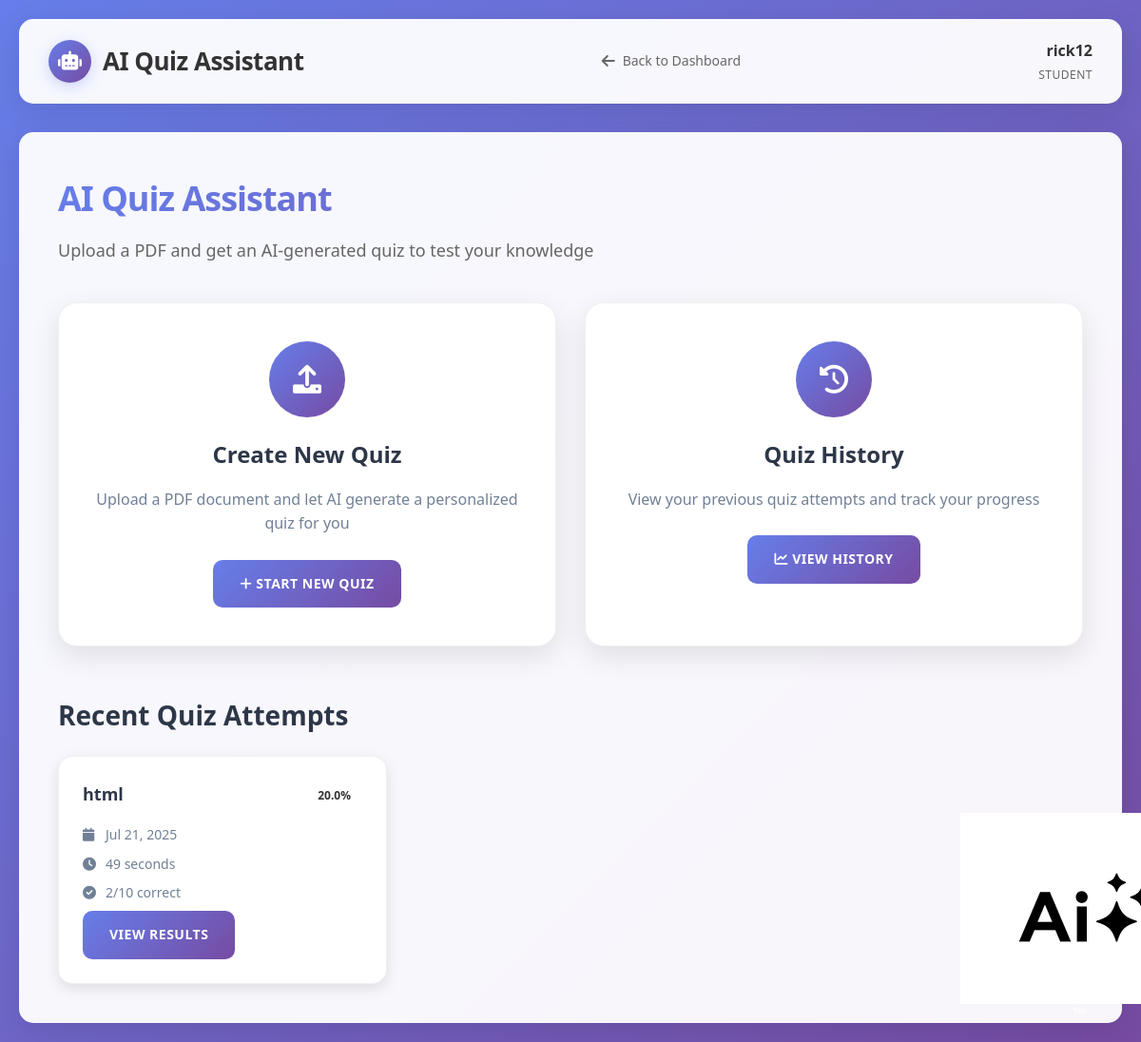
Screenshot of /ai-quiz/ (signed in) with the database file from the repository.
### app/models.py (models this page shows, shortened)
class CustomUser(AbstractUser):
    can_access_math = models.BooleanField(default=False, verbose_name="Can Access Math")
    can_access_physics = models.BooleanField(default=False, verbose_name="Can Access Physics")
    can_access_science = models.BooleanField(default=False, verbose_name="Can Access Science")
    can_access_history = models.BooleanField(default=False, verbose_name="Can Access History")
    is_teacher = models.BooleanField(default=False, verbose_name="Teacher Status")
    phone_number = models.CharField(max_length=15, blank=True, null=True)
    date_of_birth = models.DateField(blank=True, null=True)
    class Meta:
        verbose_name = "User"
        verbose_name_plural = "Users"

class QuizAttempt(models.Model):
    quiz = models.ForeignKey(Quiz, on_delete=models.CASCADE)
    student = models.ForeignKey(CustomUser, on_delete=models.CASCADE)
    answers = models.TextField()  # Store JSON of user answers
    score = models.FloatField(default=0.0)
    total_questions = models.IntegerField(default=0)
    correct_answers = models.IntegerField(default=0)
    completed_at = models.DateTimeField(auto_now_add=True)
    time_taken = models.IntegerField(default=0)  # in seconds
    def calculate_percentage(self):
        if self.total_questions > 0:
            return round((self.correct_answers / self.total_questions) * 100, 1)
        return 0

class Quiz(models.Model):
    title = models.CharField(max_length=200)
    student = models.ForeignKey(CustomUser, on_delete=models.CASCADE, limit_choices_to={'is_teacher': False})
    pdf_content = models.TextField()  # Store extracted PDF text
    questions_data = models.TextField()  # Store JSON of questions and answers
    total_questions = models.IntegerField(default=0)
    created_at = models.DateTimeField(auto_now_add=True)
    is_completed = models.BooleanField(default=False)

### app/views.py (the view)
# urls.py: path('ai-quiz/', views.ai_quiz_home, name='ai_quiz_home'),
@login_required(login_url='login')
def ai_quiz_home(request):
    if request.user.is_teacher:
        messages.error(request, 'This feature is only available for students.')
        return redirect('teacher_dashboard')
    recent_quizzes = Quiz.objects.filter(student=request.user).order_by('-created_at')[:5]
    recent_attempts = QuizAttempt.objects.filter(student=request.user).order_by('-completed_at')[:5]
    context = {
        'recent_quizzes': recent_quizzes,
        'recent_attempts': recent_attempts,
    }
    return render(request, 'ai_quiz/quiz_home.html', context)

### templates/ai_quiz/quiz_home.html (shortened to what this page needs)
{% load static %}
<!DOCTYPE html>
<html lang="en">
<head>
    <link rel="stylesheet" href="{% static 'css/dashboard.css' %}">
    <link rel="stylesheet" href="{% static 'css/ai_quiz.css' %}">
    <link href="https://cdnjs.cloudflare.com/ajax/libs/font-awesome/6.0.0/css/all.min.css" rel="stylesheet">
</head>
<body>
    <div class="container">
        <header class="header">
            <div class="header-content">
                <div class="logo">
                    <div class="logo-icon">
                        <i class="fas fa-robot"></i>
                    </div>
                    <span class="logo-text">AI Quiz Assistant</span>
                </div>
                <nav class="nav">
                    <a href="{% url 'dashboard' %}" class="nav-item">
                        <i class="fas fa-arrow-left"></i>
                        Back to Dashboard
                    </a>
                </nav>
                <div class="user-profile">
                    <div class="user-info">
                        <span class="user-name">{{ user.username }}</span>
                        <span class="user-role">Student</span>
                    </div>
                </div>
            </div>
        </header>
        <main class="main-content">
            <div class="content-wrapper">
                <h1 class="page-title">AI Quiz Assistant</h1>
                <p class="page-subtitle">Upload a PDF and get an AI-generated quiz to test your knowledge</p>
                <div class="quiz-actions">
                    <div class="action-card">
                        <div class="card-icon">
                            <i class="fas fa-upload"></i>
                        </div>
                        <h3>Create New Quiz</h3>
                        <p>Upload a PDF document and let AI generate a personalized quiz for you</p>
                        <a href="{% url 'upload_pdf' %}" class="btn btn-primary">
                            <i class="fas fa-plus"></i>
                            Start New Quiz
                        </a>
                    </div>
                    <div class="action-card">
                        <div class="card-icon">
                            <i class="fas fa-history"></i>
                        </div>
                        <h3>Quiz History</h3>
                        <p>View your previous quiz attempts and track your progress</p>
                        <a href="{% url 'quiz_history' %}" class="btn btn-secondary">
                            <i class="fas fa-chart-line"></i>
                            View History
                        </a>
                    </div>
                </div>
                {% if recent_attempts %}
                <div class="recent-section">
                    <h2>Recent Quiz Attempts</h2>
                    <div class="quiz-grid">
                        {% for attempt in recent_attempts %}
                        <div class="quiz-card">
                            <div class="quiz-header">
                                <h4>{{ attempt.quiz.title }}</h4>
                                <span class="score-badge score-{{ attempt.calculate_percentage|floatformat:0 }}">
                                    {{ attempt.calculate_percentage }}%
                                </span>
                            </div>
                            <div class="quiz-details">
                                <p><i class="fas fa-calendar"></i> {{ attempt.completed_at|date:"M d, Y" }}</p>
                                <p><i class="fas fa-clock"></i> {{ attempt.time_taken }} seconds</p>
                                <p><i class="fas fa-check-circle"></i> {{ attempt.correct_answers }}/{{ attempt.total_questions }} correct</p>
                            </div>
                            <a href="{% url 'quiz_results' attempt.id %}" class="btn btn-sm">View Results</a>
                        </div>
                        {% endfor %}
                    </div>
                </div>
                {% endif %}
            </div>
        </main>
        <button class="ai-assistant-btn" onclick="scrollToTop()" title="Scroll to Top">
            <img src="{% static 'images/ai.png' %}" alt="AI Assistant" class="ai-logo">
            <span class="ai-text">Top</span>
        </button>
    </div>
</body>
</html>

### learn/static/css/dashboard.css (style rules this page uses)
* { margin: 0; padding: 0; box-sizing: border-box; }
body { font-family: 'Segoe UI', Tahoma, Geneva, Verdana, sans-serif; background: linear-gradient(135deg, #667eea 0%, #764ba2 100%); min-height: 100vh; color: #333; line-height: 1.6; }
.container { max-width: 1200px; margin: 0 auto; padding: 20px; }
.header { background: rgba(255, 255, 255, 0.95); border-radius: 15px; box-shadow: 0 8px 32px rgba(0, 0, 0, 0.1); backdrop-filter: blur(10px); margin-bottom: 30px; border: 1px solid rgba(255, 255, 255, 0.2); }
.header-content { display: flex; justify-content: space-between; align-items: center; padding: 20px 30px; flex-wrap: wrap; }
.logo { display: flex; align-items: center; gap: 12px; }
.logo-icon { width: 45px; height: 45px; background: linear-gradient(135deg, #667eea 0%, #764ba2 100%); border-radius: 50%; display: flex; align-items: center; justify-content: center; color: white; font-size: 20px; box-shadow: 0 4px 15px rgba(102, 126, 234, 0.3); }
.logo-text { font-size: 26px; font-weight: 700; color: #333; letter-spacing: -0.5px; }
.nav { display: flex; gap: 25px; align-items: center; }
.nav-item { display: flex; align-items: center; gap: 8px; padding: 12px 18px; text-decoration: none; color: #666; border-radius: 10px; transition: all 0.3s ease; font-weight: 500; font-size: 14px; }
.nav-item i { font-size: 16px; }
.user-profile { display: flex; align-items: center; gap: 15px; }
.user-info { text-align: right; }
.user-name { display: block; font-weight: 600; color: #333; font-size: 16px; }
.user-role { display: block; font-size: 12px; color: #666; text-transform: uppercase; letter-spacing: 0.5px; margin-top: 2px; }
.main-content { background: rgba(255, 255, 255, 0.95); border-radius: 15px; padding: 40px; box-shadow: 0 8px 32px rgba(0, 0, 0, 0.1); backdrop-filter: blur(10px); border: 1px solid rgba(255, 255, 255, 0.2); }
.content-wrapper { max-width: 100%; }
.page-title { font-size: 36px; font-weight: 700; margin-bottom: 12px; background: linear-gradient(135deg, #667eea 0%, #764ba2 100%); -webkit-background-clip: text; -webkit-text-fill-color: transparent; background-clip: text; letter-spacing: -1px; }
.page-subtitle { color: #666; margin-bottom: 40px; font-size: 18px; font-weight: 400; }
.btn { display: inline-block; background: linear-gradient(135deg, #667eea 0%, #764ba2 100%); color: white; padding: 14px 28px; border-radius: 10px; text-decoration: none; font-weight: 600; font-size: 14px; transition: all 0.3s ease; border: none; cursor: pointer; text-transform: uppercase; letter-spacing: 0.5px; }

### rows the page displays
CustomUser: username "rick12"
QuizAttempt: quiz "html", calculate_percentage "20.0", completed_at "Jul 21, 2025", time_taken "49", correct_answers "2", total_questions "10"
